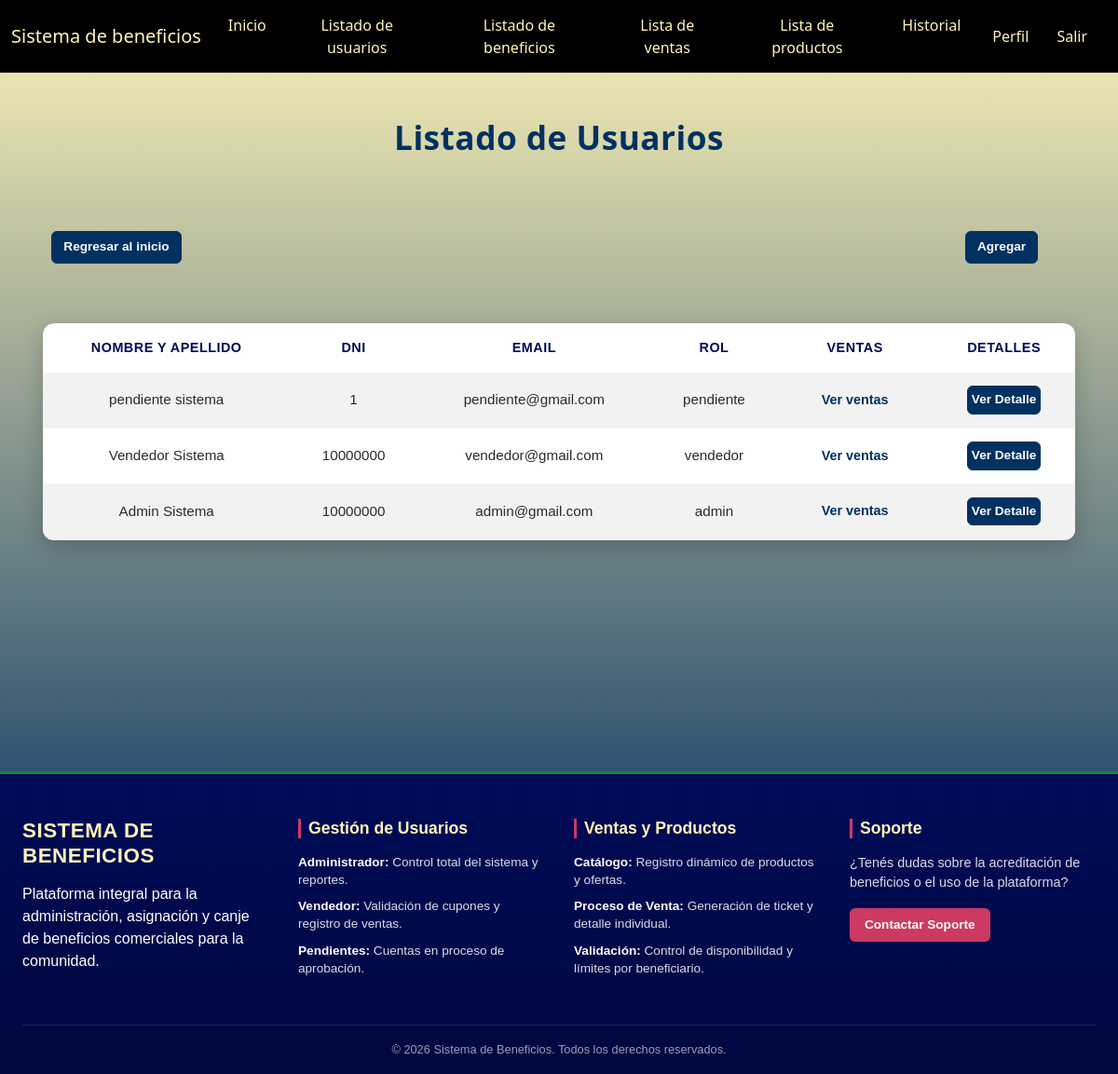
Screenshot of /vistas/usuarios/lista.php (signed in) with the database file from the repository.
### tables this page shows
CREATE TABLE `usuario` (
  `id_usuario` int(11) NOT NULL,
  `nombre` varchar(45) DEFAULT NULL,
  `apellido` varchar(45) DEFAULT NULL,
  `dni` varchar(45) DEFAULT NULL,
  `telefono` varchar(45) DEFAULT NULL,
  `email` varchar(45) DEFAULT NULL,
  `direccion` varchar(45) DEFAULT NULL,
  `password_hash` varchar(255) DEFAULT NULL,
  `rol` enum('admin','vendedor','pendiente') DEFAULT NULL
);

### vistas/usuarios/lista.php (the view, shortened to what this page needs)
<?php
    if(isset($_SESSION['rol']) && !empty($_SESSION['rol']) && $_SESSION['rol']=="admin"){
        require_once "../../conexion.php";
        $sql="SELECT *, concat(nombre, ' ', apellido) AS nombreyapellido FROM usuario ORDER BY id_usuario DESC";
        $stmt=$conex->prepare($sql);
        if ($stmt->execute()){
            $resultado=$stmt->get_result();
        }
?>
        <!DOCTYPE html>
        <html lang="es">
        <head>
            <link href="https://cdn.jsdelivr.net/npm/bootstrap@5.3.8/dist/css/bootstrap.min.css" rel="stylesheet">
            <link rel="stylesheet" href="../../sass/main.css">
        </head>
        <body>
            <?php include("../../complementario/encabezado.php") ?>
            <div class="text-center">
                <div class="text-center my-5">
                    <h3 class="title-list">Listado de Usuarios</h3>
                </div>
                <section class="container">
                    <div class="row">
                        <div class="col-2 section-list">
                            <a href="../inicio.php" class="btn btn-primary">Regresar al inicio</a>
                        </div>
                        <div class="col-8"></div>
                        <div class="col-2 section-list">
                            <a href="form.php" class="btn btn-primary">Agregar</a>
                        </div>
                        <section class="section-list">
                            <table class="table table-striped">
                                <thead>
                                    <tr>
                                        <th scope="col">Nombre y apellido</th>
                                        <th scope="col">DNI</th>
                                        <th scope="col">Email</th>
                                        <th scope="col">Rol</th>
                                        <th scope="col">Ventas</th>
                                        <th scope="col">Detalles</th>
                                    </tr>
                                </thead>
                            <tbody>
                                    <?php
                                        if($resultado->num_rows>0){
                                            while($fila=$resultado->fetch_assoc()){
                                    ?>
                                                <tr>
                                                    <td><?php echo $fila["nombreyapellido"]; ?></td>
                                                    <td><?php echo $fila["dni"]; ?></td>
                                                    <td><?php echo $fila["email"]; ?></td>
                                                    <td><?php echo$fila["rol"];?></td>
                                                    <td>
                                                        <div class="d-sm-inline-block">
                                                            <form action="../ventas/lista.php" method="post">
                                                                <button type="submit" class="btn btn-link">Ver ventas</button>
                                                            </form>
                                                        </div>
                                                    </td>
                                                    <td>
                                                        <div class="d-sm-inline-block">
                                                            <form action="detalle.php" method="post">
                                                                <button class="btn btn-primary p-1" type="submit">Ver Detalle</button>
                                                            </form>
                                                        </div>
                                                    </td>
                                                </tr>
                                    <?php
                                        }
                                    }
                                    ?>
                                </tbody>
                            </table>
                        </section>
                    </div>
                </section>
            </div>
    <div class="m-5 p-5"></div>
    <?php include("../../complementario/pie.php") ?>
</body>
</html>
<?php
    } else{
        header("Location: ../../complementario/error404.php");
    }
    exit;
?>

### complementario/encabezado.php (shortened to what this page needs)
<header>
<?php
    if(isset($_SESSION['rol']) && !empty($_SESSION['rol'])){
        if($_SESSION['rol']=="admin"){
?>
            <head>
                <link rel="stylesheet" href="../sass/main.css">
            </head>
            <nav class="navbar navbar-expand-lg">
                <div class="container-fluid">
                    <a class="navbar-brand btn-nav-title" href="http://localhost/sistema_beneficios/vistas/inicio.php">Sistema de beneficios</a>
                    <div class="collapse navbar-collapse me-2" id="navbarNav">
                        <ul class="navbar-nav">
                            <li class="nav-item">
                                <a class="btn btn-nav" aria-current="page" href="http://localhost/sistema_beneficios/vistas/inicio.php">Inicio</a>
                            </li>
                            <li class="nav-item px-2">
                                <a class="btn btn-nav" aria-current="page" href="http://localhost/sistema_beneficios/vistas/usuarios/lista.php">Listado de usuarios</a>
                            </li>
                            <li class="nav-item px-2">
                                <a class="btn btn-nav" aria-current="page" href="http://localhost/sistema_beneficios/vistas/beneficios/lista.php">Listado de beneficios</a>
                            </li>
                            <li class="nav-item px-2">
                                <a class="btn btn-nav" aria-current="page" href="http://localhost/sistema_beneficios/vistas/ventas/lista.php">Lista de ventas</a>
                            </li>
                            <li class="nav-item px-2">
                                <a class="btn btn-nav" aria-current="page" href="http://localhost/sistema_beneficios/vistas/productos/lista.php">Lista de productos</a>
                            </li>
                            <li class="nav-item px-2">
                                <a class="btn btn-nav" aria-current="page" href="http://localhost/sistema_beneficios/vistas/historial/lista.php">Historial</a>
                            </li>
                        </ul>
                        <a class="btn ms-auto btn-nav" aria-current="page" href="http://localhost/sistema_beneficios/vistas/usuarios/detalle.php">Perfil</a>
                        <a class="btn ms-1 btn-nav" aria-current="page" href="http://localhost/sistema_beneficios/publico/acciones/sesion/salir.php">Salir</a>
                    </div>
                </div>
            </nav>
<?php
        }
} ?>
</header>

### complementario/pie.php
<footer>
  <div class="div-container">
    <div class="column">
      <h3 class="title">Sistema de Beneficios</h3>
      <p class="footer-texto">
        Plataforma integral para la administración, asignación y canje de beneficios comerciales para la comunidad.
      </p>
    </div>
    <div class="column">
      <h4 class="subtitle">Gestión de Usuarios</h4>
      <ul class="list">
        <li><strong>Administrador:</strong> Control total del sistema y reportes.</li>
        <li><strong>Vendedor:</strong> Validación de cupones y registro de ventas.</li>
        <li><strong>Pendientes:</strong> Cuentas en proceso de aprobación.</li>
      </ul>
    </div>
    <div class="column">
      <h4 class="subtitle">Ventas y Productos</h4>
      <ul class="list">
        <li><strong>Catálogo:</strong> Registro dinámico de productos y ofertas.</li>
        <li><strong>Proceso de Venta:</strong> Generación de ticket y detalle individual.</li>
        <li><strong>Validación:</strong> Control de disponibilidad y límites por beneficiario.</li>
      </ul>
    </div>
    <div class="column">
      <h4 class="subtitle">Soporte</h4>
      <p class="text">¿Tenés dudas sobre la acreditación de beneficios o el uso de la plataforma?</p>
      <a href="mailto:wosinalde@gmail.com" class="contact">Contactar Soporte</a>
    </div>
  </div>
  <div class="bottom">
    <p>&copy; 2026 Sistema de Beneficios. Todos los derechos reservados.</p>
  </div>
</footer>

### sass/main.css (style rules this page uses)
.btn-nav { background-color: black; border-radius: 5px; transition: 0.5s; color: #FFF4B7; }
.btn-nav-title { color: #FFF4B7; border-radius: 5px; transition: 0.5s; }
.btn-link { color: #003161; font-weight: 600; text-decoration: none; padding: 0.25rem 0.5rem; font-size: 0.9rem; transition: color 0.2s ease; }
.btn-primary { background-color: #003161; border-color: #003161; color: #ffffff; font-weight: 600; font-size: 0.85rem; border-radius: 6px; transition: all 0.2s ease; }
.title-list { text-align: center; margin-top: 1.5rem; margin-bottom: 1.5rem; font-size: 2.2rem; font-weight: 700; letter-spacing: 0.5px; margin: 0; color: #003161; }
body { background: linear-gradient(180deg, rgb(255, 244, 183) 0%, rgb(0, 47, 97) 88%, rgb(0, 4, 54) 100%); background-size: cover; min-height: 100vh; }
footer { background: linear-gradient(180deg, #000B58 0%, rgb(0, 7.8125, 62.5) 100%); border-top: 3px solid #008e3b; color: #ffffff; padding: 3rem 1.5rem 1rem 1.5rem; font-family: "Montserrat", sans-serif; }
footer .div-container { max-width: 1200px; margin: 0 auto; display: grid; grid-template-columns: repeat(auto-fit, minmax(230px, 1fr)); gap: 2rem; }
footer .column .title { color: #FFF4B7; font-size: 1.4rem; font-weight: 800; margin-bottom: 1rem; text-transform: uppercase; letter-spacing: 0.5px; }
footer .column .subtitle { color: #FFF4B7; font-size: 1.1rem; font-weight: 700; margin-bottom: 1rem; border-left: 3px solid #cc3a63; padding-left: 0.5rem; }
footer .column .text { color: rgba(255, 255, 255, 0.85); font-size: 0.9rem; line-height: 1.5; margin-bottom: 1rem; }
footer .column .list { list-style: none; padding: 0; margin: 0; }
footer .column .list li { color: rgba(255, 255, 255, 0.85); font-size: 0.85rem; margin-bottom: 0.6rem; line-height: 1.4; }
footer .column .list li strong { color: #ffffff; }
footer .column .contact { display: inline-block; background-color: #cc3a63; color: #ffffff; padding: 0.5rem 1rem; border-radius: 6px; text-decoration: none; font-size: 0.85rem; font-weight: bold; transition: background-color 0.3s ease; }
footer .bottom { max-width: 1200px; margin: 2.5rem auto 0 auto; padding-top: 1rem; border-top: 1px solid rgba(255, 255, 255, 0.1); text-align: center; }
footer .bottom p { color: rgba(255, 255, 255, 0.6); font-size: 0.8rem; margin: 0; }
nav { background-color: black; color: #FFF4B7; }
.section-list { font-family: "Plus Jakarta Sans", sans-serif; padding: 2rem 1rem; }
.section-list table.table { width: 100%; margin-bottom: 1.5rem; vertical-align: middle; background-color: #ffffff; border-radius: 12px; overflow: hidden; box-shadow: 0 8px 24px rgba(0, 0, 0, 0.2); border: none; }
.section-list table.table thead { background-color: #000B58; }
.section-list table.table thead tr th { color: #000B58; font-weight: 600; font-size: 0.9rem; text-transform: uppercase; letter-spacing: 0.5px; padding: 1rem; border: none; }
.section-list table.table tbody tr { transition: background-color 0.2s ease; }
.section-list table.table tbody tr td { padding: 0.85rem 1rem; color: #2b2b2b; font-size: 0.95rem; border-color: rgba(0, 0, 0, 0.05); }
.section-list table.table tbody tr td .d-sm-inline-block { display: inline-block; }
.section-list table.table tbody tr td .d-sm-inline-block form { margin: 0; }

### rows the page displays
usuario: nombreyapellido "pendiente sistema", dni "1", email "pendiente@gmail.com", rol "pendiente"
usuario: nombreyapellido "Vendedor Sistema", dni "10000000", email "vendedor@gmail.com", rol "vendedor"
usuario: nombreyapellido "Admin Sistema", dni "10000000", email "admin@gmail.com", rol "admin"
